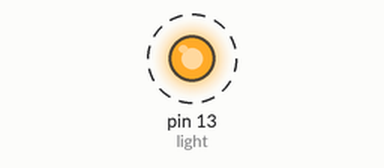
Simulated run of this sketch. Board: Arduino Uno, built with avr-gcc and run on an emulated ATmega328P. On the bench: output pins drawn as LEDs (lit = HIGH). Dashed ring = blinking. What the sketch prints to the serial monitor is not drawn.

Above: at 0.5 s.
Timing chart, 0 to 4.6 s (numbered marks = the images above):
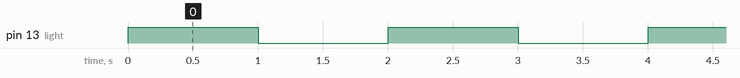

Measured:
- by itself, pin 13 (light): alternates HIGH for 1.0 s and LOW for 1.0 s

The sketch:

timerevent.ino
```cpp
byte light = 13;

void setup()
{
     Serial.begin(9600);

     pinMode(light,OUTPUT);
     //make sure the light is off
     digitalWrite(light, LOW);


     //stop all the interrupts
     cli();

     //use timer1 to interrupt every second,  1hz
     TCCR1A = 0;    //sets the entire register to 0
     TCCR1B = 0;    //sets the entire register to 0
     TCNT1 = 0;     //set the initial counter value to 0
     OCR1A = 15624; //set the compare match register value
     TCCR1B |= (1<<WGM12);  //turns on the clear timer on compare match (CTC mode)
     TCCR1B |= (1<<CS12) | (1<<CS10);  //set CS10 and CS12 bits for a 1024 prescaler
     TIMSK1 |= (1<< OCIE1A);  //enables the timer compare interrupt

     //re-enable the interrupts
     sei();
}


//the interrupt service request for the Timer1 interrupt
ISR(TIMER1_COMPA_vect)
{
     Serial.println("timer went off, toggle the light");
     digitalWrite(light,!digitalRead(light));
}

void loop()
{

}
```
